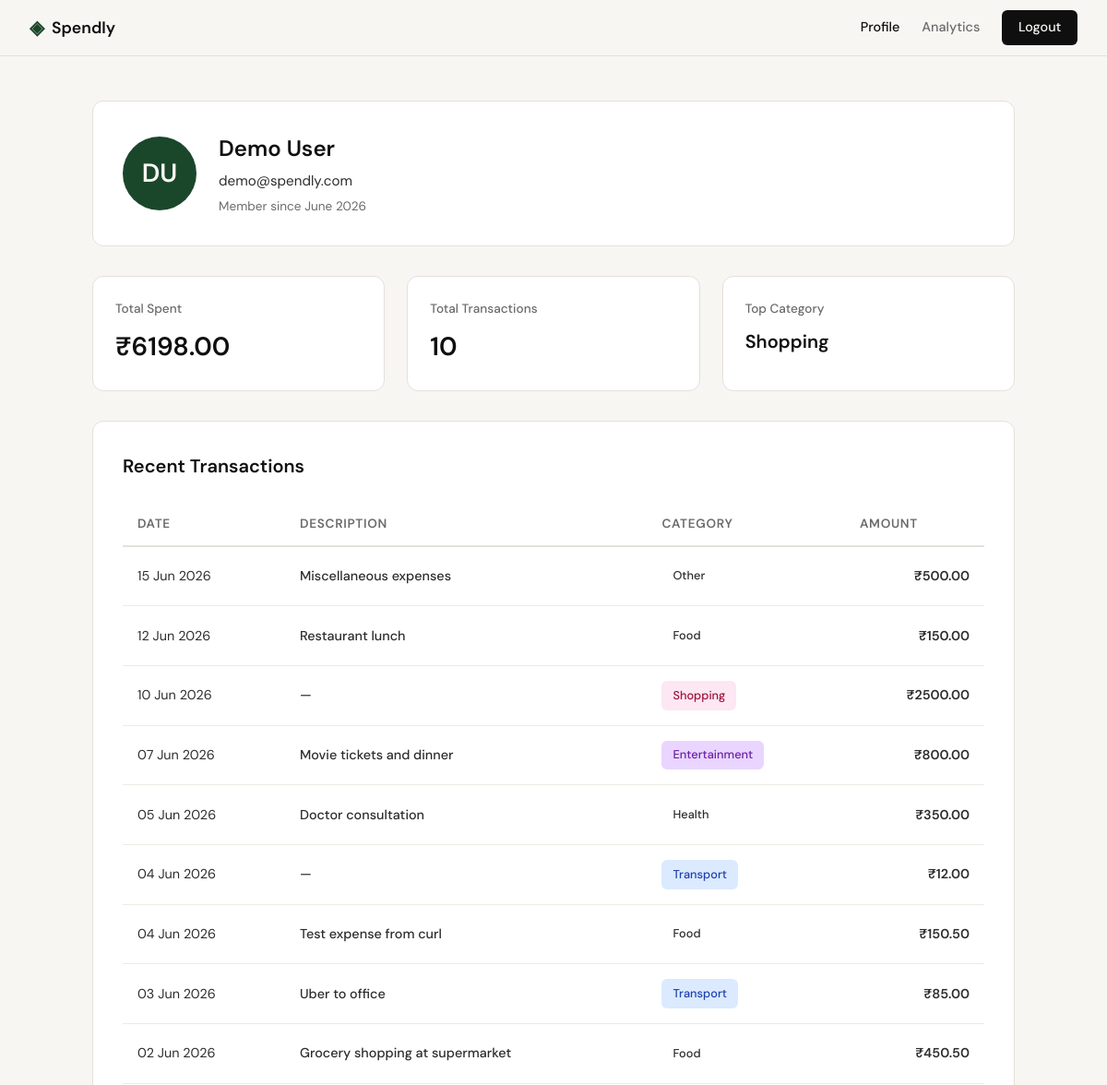
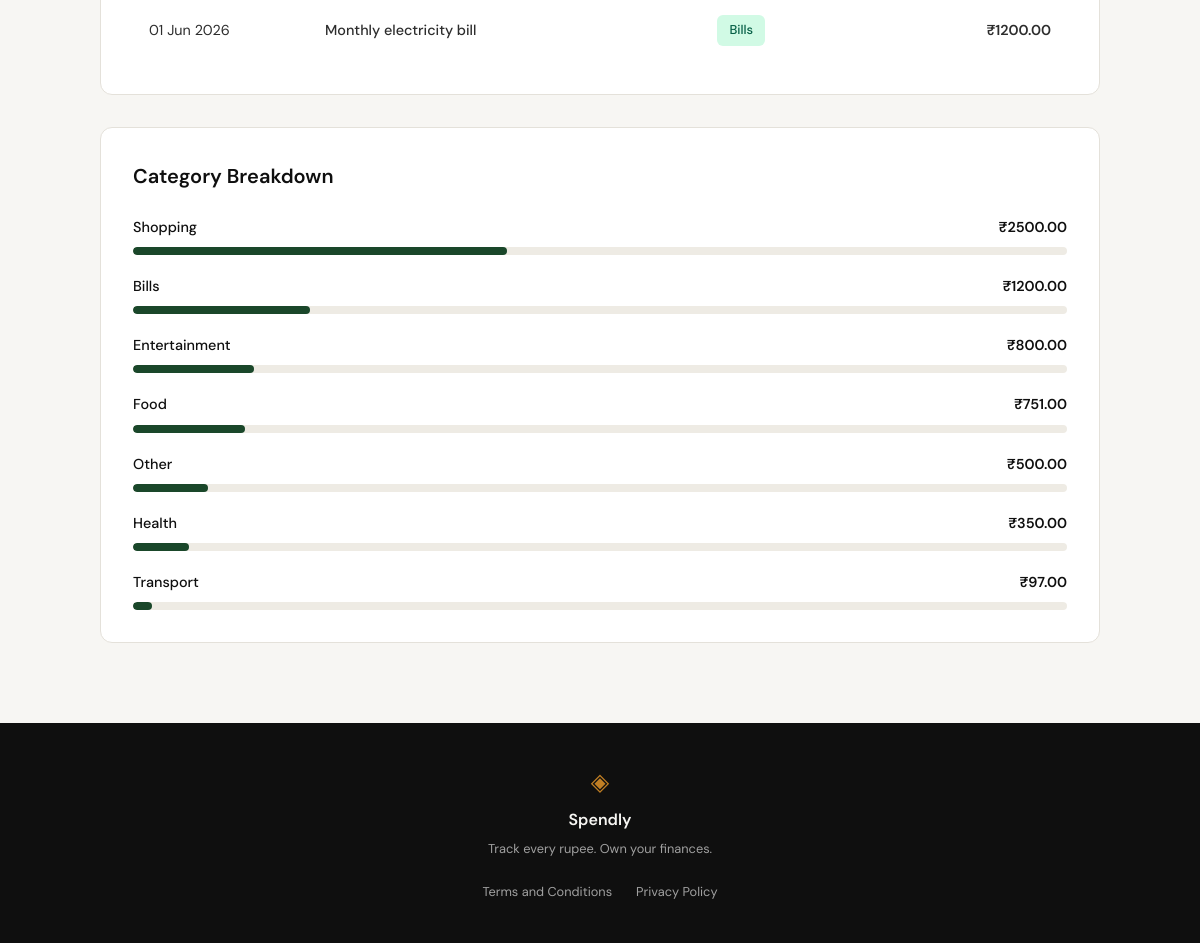
Screenshot of /profile (signed in) with the database file from the repository (2 pictures, top to bottom).
### tables this page shows
CREATE TABLE users (
            id INTEGER PRIMARY KEY AUTOINCREMENT,
            name TEXT NOT NULL,
            email TEXT UNIQUE NOT NULL,
            password_hash TEXT NOT NULL,
            created_at TEXT DEFAULT (datetime('now'))
        );

CREATE TABLE expenses (
            id INTEGER PRIMARY KEY AUTOINCREMENT,
            user_id INTEGER NOT NULL,
            amount REAL NOT NULL,
            category TEXT NOT NULL,
            date TEXT NOT NULL,
            description TEXT,
            created_at TEXT DEFAULT (datetime('now')),
            FOREIGN KEY (user_id) REFERENCES users(id)
        );

### app.py (the view)
@app.route("/profile")
def profile():
    if "user_id" not in session:
        return redirect(url_for("login"))
    user_id = session["user_id"]
    user_info = get_user_by_id(user_id)
    summary_stats = get_summary_stats(user_id)
    transactions = get_recent_transactions(user_id, limit=10)
    categories = get_category_breakdown(user_id)
    if user_info is None:
        flash("User not found", "error")
        return redirect(url_for("logout"))
    return render_template(
        "profile.html",
        user_info=user_info,
        summary_stats=summary_stats,
        transactions=transactions,
        categories=categories
    )

### database/db.py (called while the page is built)
def get_db():
    conn = sqlite3.connect("spendly.db")
    conn.row_factory = sqlite3.Row
    conn.execute("PRAGMA foreign_keys = ON")
    return conn

### database/queries.py (called while the page is built)
def get_user_by_id(user_id):
    conn = get_db()
    try:
        cursor = conn.cursor()
        cursor.execute("SELECT name, email, created_at FROM users WHERE id = ?", (user_id,))
        row = cursor.fetchone()
        if row is None:
            return None
        try:
            created = datetime.strptime(row["created_at"], "%Y-%m-%d %H:%M:%S")
        except ValueError:
            try:
                created = datetime.strptime(row["created_at"], "%Y-%m-%d")
            except ValueError:
                created = datetime.now()
        member_since = created.strftime("%B %Y")
        return {
            "name": row["name"],
            "email": row["email"],
            "member_since": member_since
        }
    finally:
        conn.close()

def get_summary_stats(user_id):
    conn = get_db()
    try:
        cursor = conn.cursor()
        cursor.execute("SELECT SUM(amount) as total, COUNT(*) as count FROM expenses WHERE user_id = ?", (user_id,))
        row = cursor.fetchone()
        total_spent = row["total"] or 0
        transaction_count = row["count"]
        cursor.execute("""
            SELECT category, SUM(amount) as category_total
            FROM expenses
            WHERE user_id = ?
            GROUP BY category
            ORDER BY category_total DESC
            LIMIT 1
        """, (user_id,))
        category_row = cursor.fetchone()
        top_category = category_row["category"] if category_row else "—"
        return {
            "total_spent": float(total_spent),
            "transaction_count": transaction_count,
            "top_category": top_category
        }
    finally:
        conn.close()

### templates/profile.html (shortened to what this page needs)
{% extends "base.html" %}
{% block content %}
<section class="profile-section">
    <div class="profile-container">
        <div class="profile-header">
            <div class="user-info-card">
                <div class="user-avatar">
                    <span class="avatar-initials">{{ user_info.name[0]|upper }}{{ user_info.name.split()[1][0]|upper if user_info.name.split()|length > 1 else user_info.name[1]|upper }}</span>
                </div>
                <div class="user-details">
                    <h1 class="user-name">{{ user_info.name }}</h1>
                    <p class="user-email">{{ user_info.email }}</p>
                    <p class="user-member-since">Member since {{ user_info.member_since }}</p>
                </div>
            </div>
        </div>
        <div class="stats-row">
            <div class="stat-box">
                <div class="stat-box-label">Total Spent</div>
                <div class="stat-box-value">₹{{ "%.2f"|format(summary_stats.total_spent) }}</div>
            </div>
            <div class="stat-box">
                <div class="stat-box-label">Total Transactions</div>
                <div class="stat-box-value">{{ summary_stats.transaction_count }}</div>
            </div>
            <div class="stat-box">
                <div class="stat-box-label">Top Category</div>
                <div class="stat-box-value stat-box-category">{{ summary_stats.top_category }}</div>
            </div>
        </div>
        <div class="content-section">
            <h2 class="section-title">Recent Transactions</h2>
            <div class="transaction-table-wrapper">
                <table class="transaction-table">
                    <thead>
                        <tr>
                            <th>Date</th>
                            <th>Description</th>
                            <th>Category</th>
                            <th class="amount-col">Amount</th>
                        </tr>
                    </thead>
                    <tbody>
                        {% for transaction in transactions %}
                        <tr>
                            <td class="date-col">{{ transaction.date }}</td>
                            <td class="description-col">{{ transaction.description }}</td>
                            <td>
                                <span class="category-badge badge-{{ transaction.category.lower().replace(' ', '-').replace('&', 'and') }}">
                                    {{ transaction.category }}
                                </span>
                            </td>
                            <td class="amount-col">₹{{ "%.2f"|format(transaction.amount) }}</td>
                        </tr>
                        {% endfor %}
                    </tbody>
                </table>
            </div>
        </div>
        <div class="content-section">
            <h2 class="section-title">Category Breakdown</h2>
            <div class="category-breakdown">
                {% for category in categories %}
                <div class="category-item" style="--progress-width: {{ category.pct }}%;">
                    <div class="category-item-header">
                        <span class="category-item-name">{{ category.name }}</span>
                        <span class="category-item-amount">₹{{ "%.2f"|format(category.amount) }}</span>
                    </div>
                    <div class="category-progress-bar">
                        <div class="category-progress-fill"></div>
                    </div>
                </div>
                {% endfor %}
            </div>
        </div>
    </div>
</section>
{% endblock %}

### templates/base.html (shortened to what this page needs)
<!DOCTYPE html>
<html lang="en">
<head>
    <link rel="stylesheet" href="{{ url_for('static', filename='css/style.css') }}">
</head>
<body>
    <nav class="navbar">
        <div class="nav-inner">
            <a href="{{ url_for('landing') }}" class="nav-brand">
                <span class="brand-icon">◈</span>
                <span class="brand-name">Spendly</span>
            </a>
            <div class="nav-links">
                {% if session.user_id %}
                    <a href="{{ url_for('profile') }}" {% if request.endpoint == 'profile' %}style="color: var(--ink);"{% endif %}>Profile</a>
                    <a href="{{ url_for('analytics') }}" {% if request.endpoint == 'analytics' %}style="color: var(--ink);"{% endif %}>Analytics</a>
                    <a href="{{ url_for('logout') }}" class="nav-cta">Logout</a>
                {% else %}
                    <a href="{{ url_for('login') }}">Sign in</a>
                    <a href="{{ url_for('register') }}" class="nav-cta">Get started</a>
                {% endif %}
            </div>
        </div>
    </nav>
    <main class="main-content">
        {% block content %}{% endblock %}
    </main>
    <footer class="footer">
        <div class="footer-inner">
            <span class="brand-icon">◈</span>
            <span class="footer-name">Spendly</span>
            <p class="footer-copy">Track every rupee. Own your finances.</p>
            <div class="footer-links">
                <a href="{{ url_for('terms') }}">Terms and Conditions</a>
                <a href="{{ url_for('privacy') }}">Privacy Policy</a>
            </div>
        </div>
    </footer>
</body>
</html>

### static/css/style.css (style rules this page uses)
:root { --ink: #0f0f0f; --ink-soft: #2d2d2d; --ink-muted: #6b6b6b; --ink-faint: #a0a0a0; --paper: #f7f6f3; --paper-warm: #f0ede6; --paper-card: #ffffff; --accent: #1a472a; --accent-light: #e8f0eb; --accent-2: #c17f24; --accent-2-light: #fdf3e3; --danger: #c0392b; --danger-light: #fdecea; --border: #e4e1da; --border-soft: #eeebe4; --badge-food-bg: #fef3c7; --badge-food-text: #92400e; --badge-transport-bg: #dbeafe; --badge-transport-text: #1e40af; --badge-entertainment-bg: #e9d5ff; --badge-entertainment-text: #6b21a8; --badge-shopping-bg: #fce7f3; --badge-shopping-text: #9f1239; --badge-bills-bg: #d1fae5; --badge-bills-text: #065f46; --font-display: 'DM Serif Display', Georgia, serif; --font-body: 'DM Sans', system-ui, sans-serif; --max-width: 1200px; --auth-width: 440px; --radius-sm: 6px; --radius-md: 12px; --radius-lg: 20px; }
*, *::before, *::after { box-sizing: border-box; margin: 0; padding: 0; }
html { font-size: 16px; scroll-behavior: smooth; }
body { background: var(--paper); color: var(--ink); font-family: var(--font-body); font-size: 1rem; line-height: 1.6; -webkit-font-smoothing: antialiased; }
a { color: inherit; text-decoration: none; }
.navbar { position: sticky; top: 0; z-index: 100; background: var(--paper); border-bottom: 1px solid var(--border); padding: 0 2rem; }
.nav-inner { max-width: var(--max-width); margin: 0 auto; height: 60px; display: flex; align-items: center; justify-content: space-between; }
.nav-brand { display: flex; align-items: center; gap: 0.5rem; font-family: var(--font-body); font-weight: 600; font-size: 1.1rem; color: var(--ink); }
.brand-icon { color: var(--accent); font-size: 1.3rem; }
.brand-name { color: var(--ink); }
.nav-links { display: flex; align-items: center; gap: 1.5rem; font-size: 0.9rem; font-weight: 500; }
.nav-links a { color: var(--ink-muted); transition: color 0.2s; }
.nav-cta { background: var(--ink) !important; color: var(--paper) !important; padding: 0.45rem 1.1rem; border-radius: var(--radius-sm); transition: background 0.2s !important; }
.main-content { min-height: calc(100vh - 60px - 100px); }
.footer { background: var(--ink); color: var(--paper); padding: 2.5rem 2rem; text-align: center; }
.footer-inner { display: flex; flex-direction: column; align-items: center; gap: 0.4rem; }
.footer .brand-icon { color: var(--accent-2); font-size: 1.5rem; }
.footer-name { font-weight: 600; font-size: 1rem; }
.footer-copy { font-size: 0.8rem; color: var(--ink-faint); }
.footer-links { display: flex; gap: 1.5rem; margin-top: 1rem; font-size: 0.8rem; }
.footer-links a { color: var(--ink-faint); transition: color 0.2s; }

### rows the page displays
users: name "D", name.split|length "U", name "Demo User", email "demo@spendly.com"
expenses: top_category "Shopping", amount "2500.00", {{ category.pct }} 40 (drawn), name "Shopping"
expenses: amount "500.00", {{ category.pct }} 8 (drawn), name "Other"
expenses: amount "150.00"
expenses: amount "800.00", {{ category.pct }} 13 (drawn), name "Entertainment"
expenses: amount "350.00", {{ category.pct }} 6 (drawn), name "Health"
expenses: amount "12.00"
expenses: amount "150.50"
expenses: amount "85.00"
expenses: amount "450.50"
expenses: amount "1200.00", {{ category.pct }} 19 (drawn), name "Bills"

### other values shown
{{ user_info.member_since }} "June 2026"
{{ "%.2f"|format(summary_stats.total_spent) }} "6198.00"
{{ summary_stats.transaction_count }} "10"
{{ category.name }} "Food" "Transport"
{{ "%.2f"|format(category.amount) }} "751.00" "97.00"
